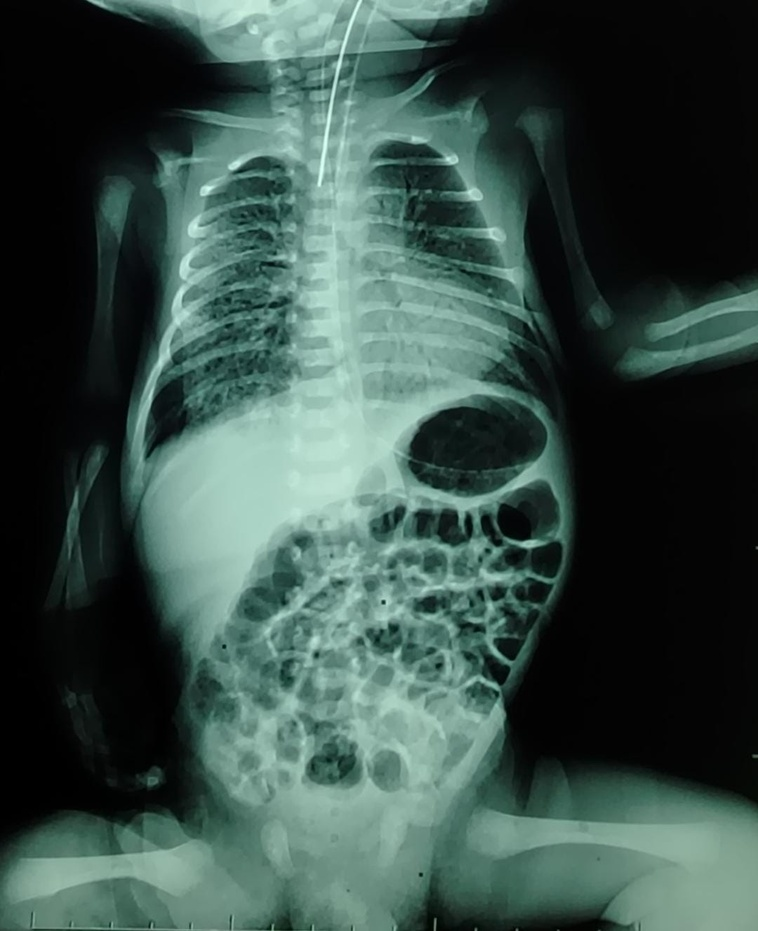
#> input picture Python/IMAGENO/RXNeonato.jpeg, 758 x 931 px, shrunk from 1080 x 1327 before the run
$ python -i filtros.py   (imports and definitions only)
#> lines starting #> are read from the running program, lines starting #| are printed output that depends on the picture
### Python/IMAGENO/promp/utils.py
# promp/utils.py
import numpy as np
import matplotlib.pyplot as plt

def to_float01(im):
    """Convierte cualquier imagen a float en rango 0..1."""
    im = np.asarray(im, dtype=float)
    lo, hi = im.min(), im.max()
    if hi > lo:
        im = (im - lo) / (hi - lo)
    else:
        im = im - lo
    return im

# [9 lines left out: function mostrar_gray, not called in this run]

### Python/IMAGENO/promp/filtros.py
# promp/filtros.py
import numpy as np
import matplotlib.pyplot as plt
import scipy.ndimage as ndi
from .utils import to_float01

def aplicar_filtros_suavizado(im):
    imf = to_float01(im)
    w = np.ones((3, 3)) / 9.0
    im_media = ndi.convolve(imf, w)
    im_mediana = ndi.median_filter(imf, size=5)
    im_gauss = ndi.gaussian_filter(imf, sigma=1.0)
    return im_media, im_mediana, im_gauss

def aplicar_filtros_sobre_imagen(im, mostrar=True):
    imf = to_float01(im)
    im_gauss = ndi.gaussian_filter(imf, sigma=1)
    w = np.ones((3, 3)) / 9.0
    im_prom = ndi.convolve(imf, w)
    im_unsharp = imf + 1.2 * (imf - im_gauss)
    sobel_x = ndi.sobel(imf, axis=0)
    sobel_y = ndi.sobel(imf, axis=1)
    im_sobel = np.hypot(sobel_x, sobel_y)
    im_lap = ndi.laplace(imf)

    if mostrar:
        plt.figure(figsize=(10, 8))
        imgs = [
            (imf, "Original"),
            (im_gauss, "Gauss"),
            (im_prom, "Promedio"),
            (im_unsharp, "Unsharp"),
            (im_sobel, "Sobel"),
            (im_lap, "Laplaciano"),
        ]
        for i, (imx, title) in enumerate(imgs, start=1):
            plt.subplot(2, 3, i)
            plt.imshow(imx, cmap="gray")
            plt.title(title)
            plt.axis("off")
        plt.tight_layout()
        plt.show()

    return im_gauss, im_prom, im_unsharp, im_sobel, im_lap

>>> import cv2
>>> picture = cv2.imread('../RXNeonato.jpeg', cv2.IMREAD_GRAYSCALE)
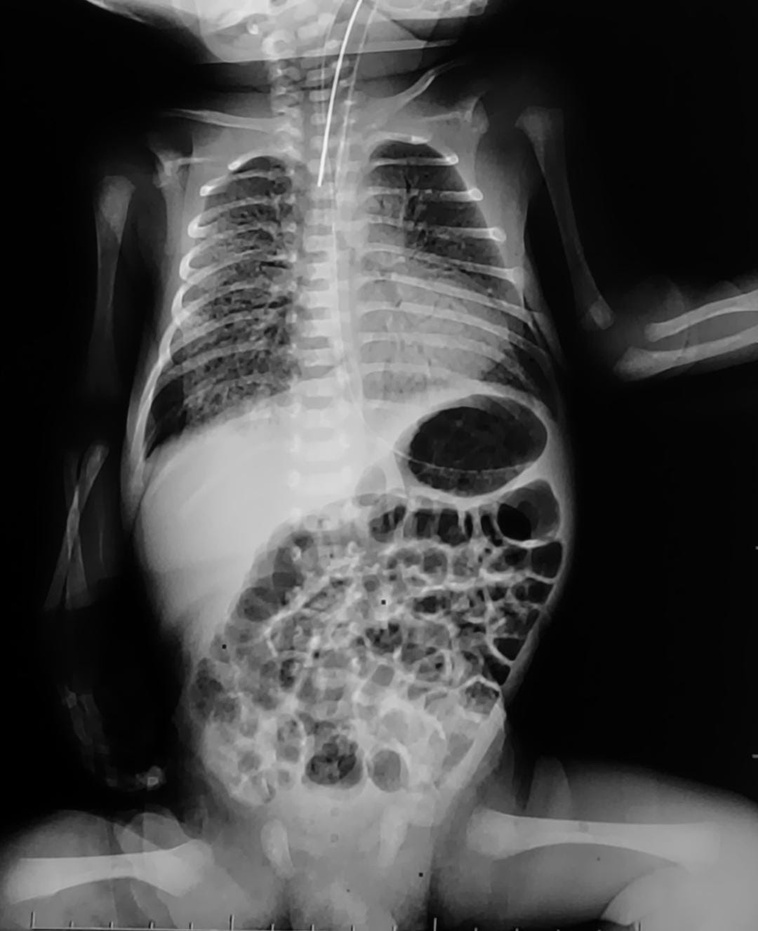
#> picture: shape (931, 758); min 0, max 244, mean 70.6
>>> result = aplicar_filtros_sobre_imagen(picture)
#> in to_float01, `lo, hi = im.min(), im.max()`: lo = 0; hi = 244
#> in aplicar_filtros_sobre_imagen, `sobel_x = ndi.sobel(imf, axis=0)`:
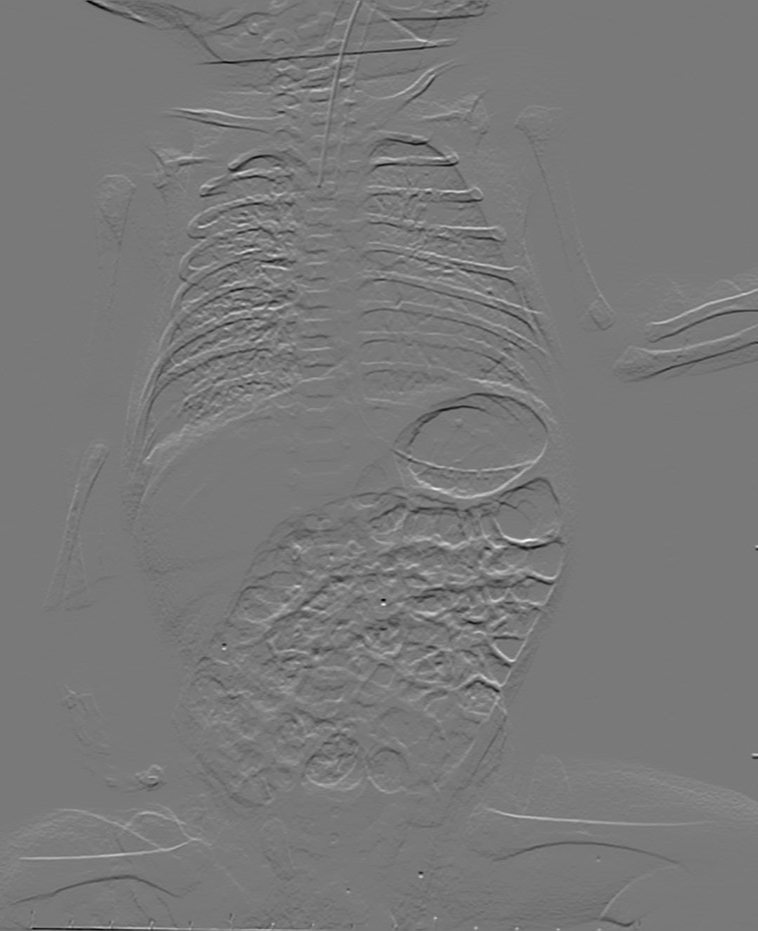
#> sobel_x: shape (931, 758) float64; min -1.86, max 2.04, mean -0.000592; drawn with min black and max white
#> in aplicar_filtros_sobre_imagen, `sobel_y = ndi.sobel(imf, axis=1)`:
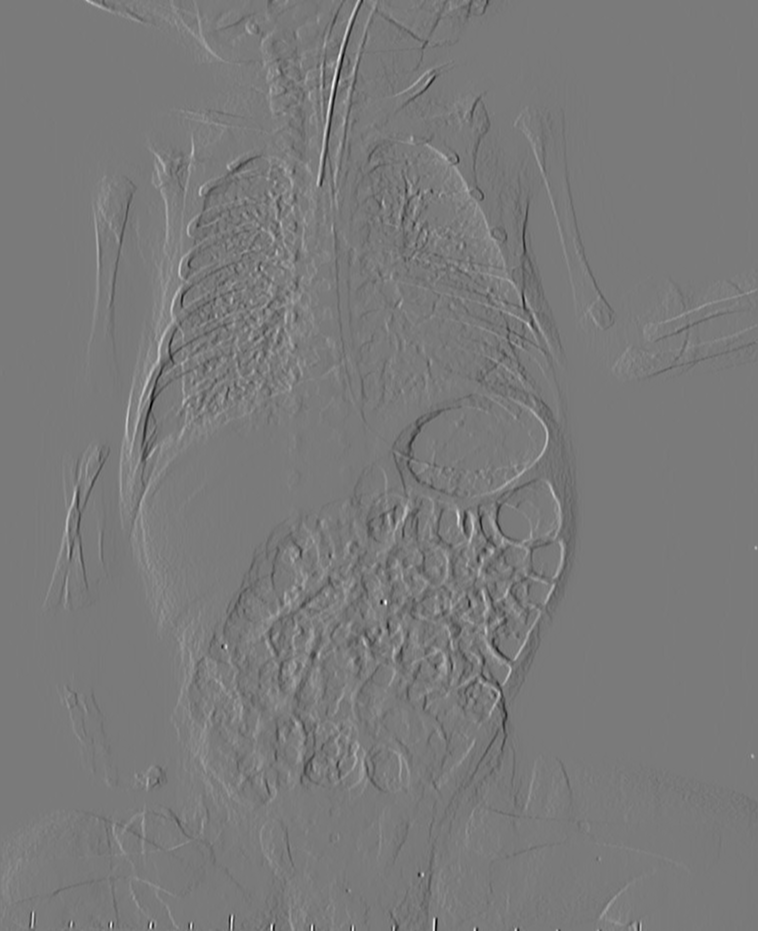
#> sobel_y: shape (931, 758) float64; min -2.06, max 2.23, mean 0.00109; drawn with min black and max white
#> in aplicar_filtros_sobre_imagen, `im_sobel = np.hypot(sobel_x, sobel_y)`:
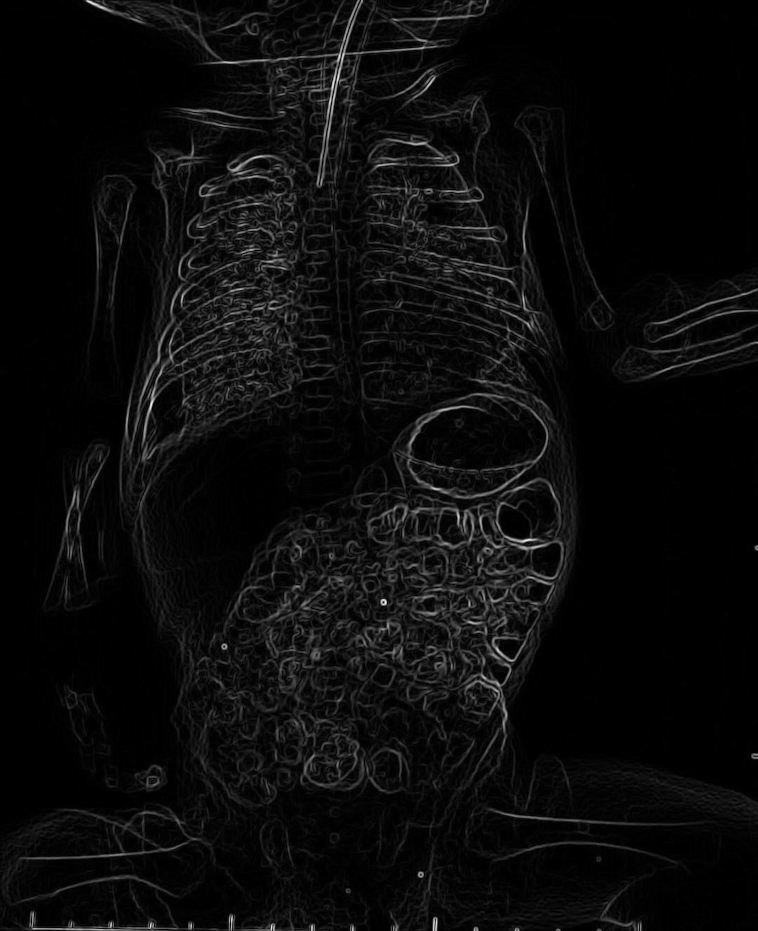
#> im_sobel: shape (931, 758) float64; min 0, max 2.23, mean 0.102; drawn with min black and max white
#> in aplicar_filtros_sobre_imagen, `im_lap = ndi.laplace(imf)`:
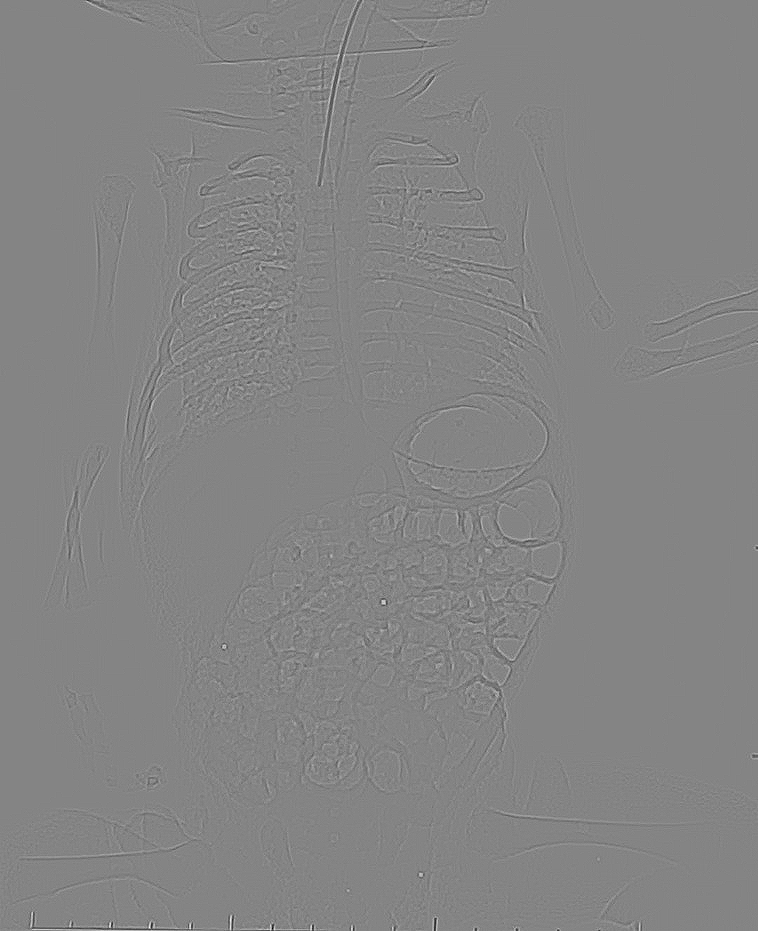
#> im_lap: shape (931, 758) float64; min -0.545, max 0.504, mean -1.49e-19; drawn with min black and max white
#> the loop in aplicar_filtros_sobre_imagen, `for i, (imx, title) in enumerate(imgs, start=1):` made 6 passes
#> title on passes 1 to 6: 'Original', 'Gauss', 'Promedio', 'Unsharp', 'Sobel', 'Laplaciano'
#> result = 5 items

$ run again, on Python/IMAGENO/RXTorax.jpeg
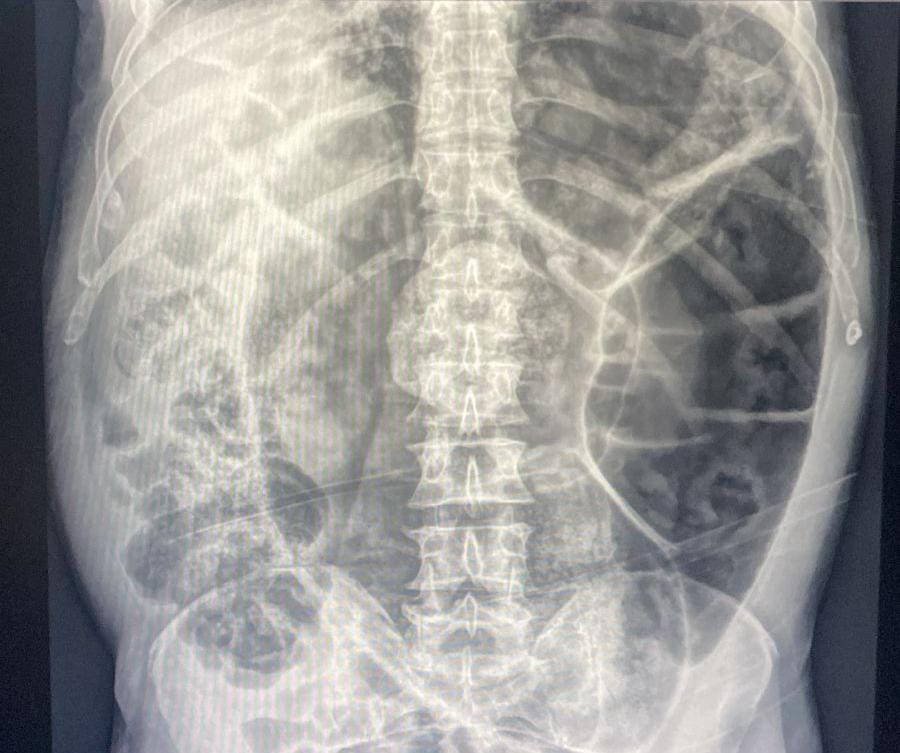
#> input picture Python/IMAGENO/RXTorax.jpeg, 900 x 753 px
#> lo = 0; hi = 255
#> in aplicar_filtros_sobre_imagen, `im_sobel = np.hypot(sobel_x, sobel_y)`:
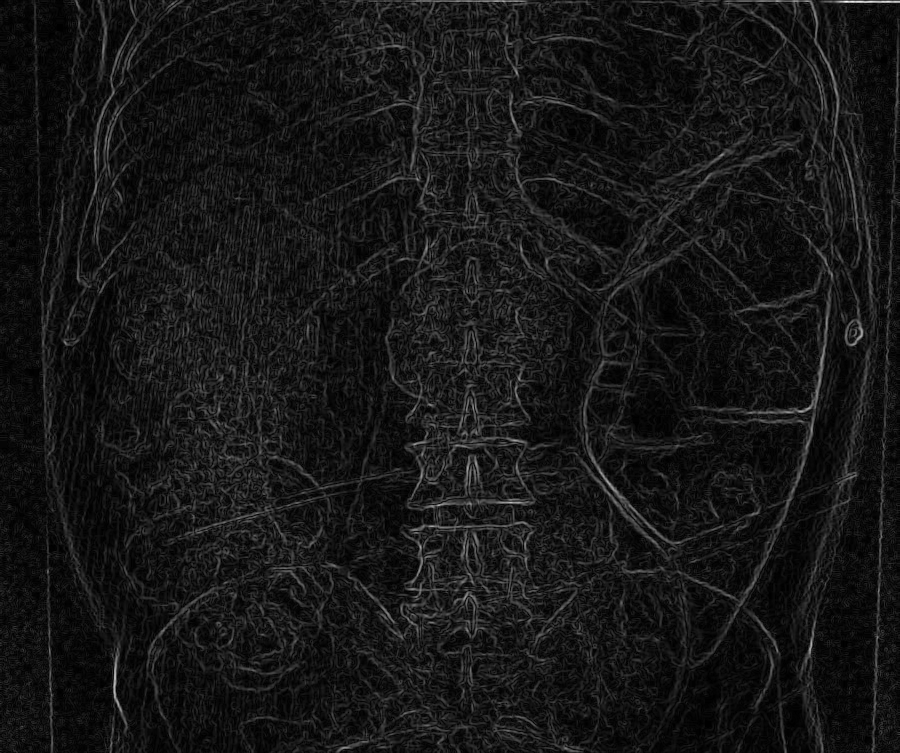
#> im_sobel: shape (753, 900) float64; min 0, max 1.46, mean 0.13; drawn with min black and max white
#> in aplicar_filtros_sobre_imagen, `im_lap = ndi.laplace(imf)`:
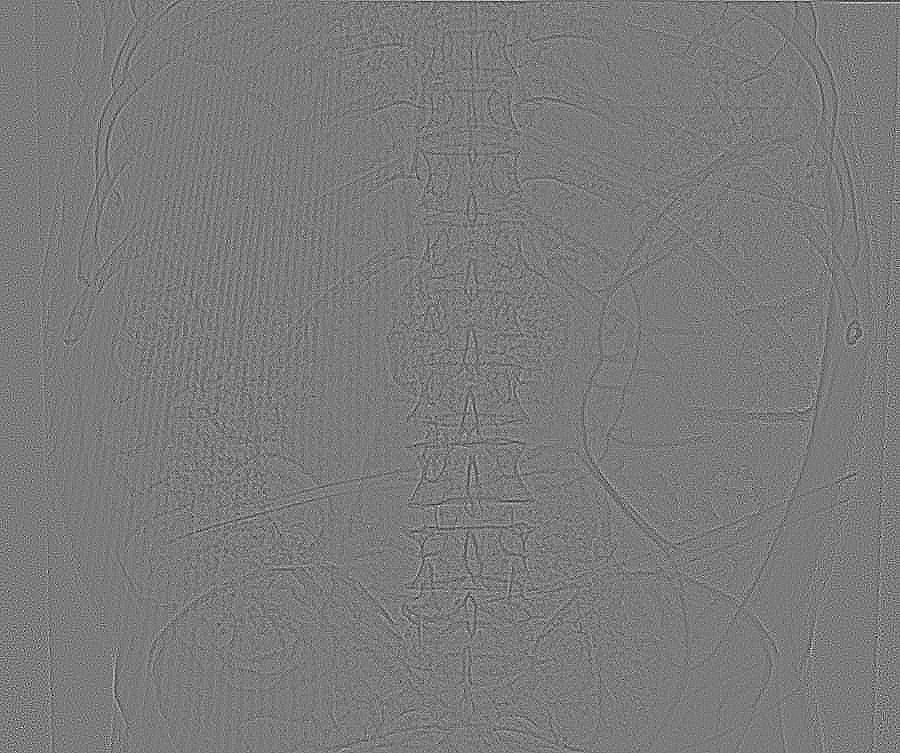
#> im_lap: shape (753, 900) float64; min -0.251, max 0.267, mean -1.04e-18; drawn with min black and max white
#> the loop in aplicar_filtros_sobre_imagen, `for i, (imx, title) in enumerate(imgs, start=1):` made 6 passes
#> title on passes 1 to 6: 'Original', 'Gauss', 'Promedio', 'Unsharp', 'Sobel', 'Laplaciano'
#> result = 5 items

$ run again, on Python/IMAGENO/RxMano.jpeg
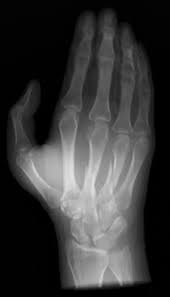
#> input picture Python/IMAGENO/RxMano.jpeg, 170 x 297 px
#> picture is the input picture: shape (297, 170); min 0, max 229, mean 55.9
#> lo = 0; hi = 229
#> in aplicar_filtros_sobre_imagen, `im_sobel = np.hypot(sobel_x, sobel_y)`:
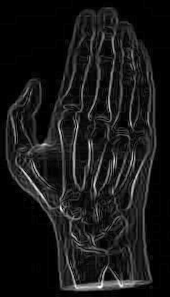
#> im_sobel: shape (297, 170) float64; min 0, max 1.35, mean 0.126; drawn with min black and max white
#> in aplicar_filtros_sobre_imagen, `im_lap = ndi.laplace(imf)`:
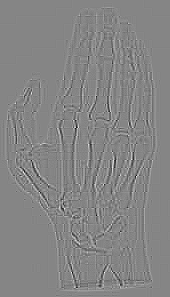
#> im_lap: shape (297, 170) float64; min -0.341, max 0.31, mean -4.66e-19; drawn with min black and max white
#> the loop in aplicar_filtros_sobre_imagen, `for i, (imx, title) in enumerate(imgs, start=1):` made 6 passes
#> title on passes 1 to 6: 'Original', 'Gauss', 'Promedio', 'Unsharp', 'Sobel', 'Laplaciano'
#> result = 5 items

$ run again, on Python/IMAGENO/RXPie.jpg
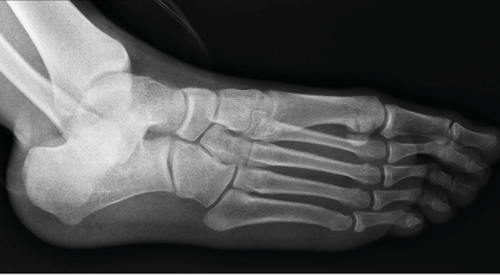
#> input picture Python/IMAGENO/RXPie.jpg, 500 x 275 px
#> lo = 0; hi = 247
#> in aplicar_filtros_sobre_imagen, `im_sobel = np.hypot(sobel_x, sobel_y)`:
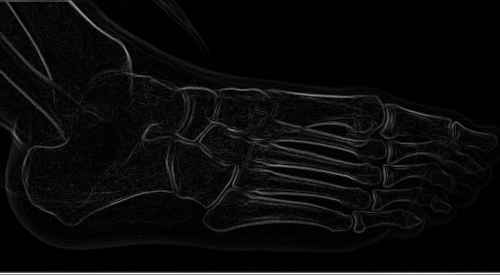
#> im_sobel: shape (275, 500) float64; min 0, max 3.54, mean 0.153; drawn with min black and max white
#> in aplicar_filtros_sobre_imagen, `im_lap = ndi.laplace(imf)`:
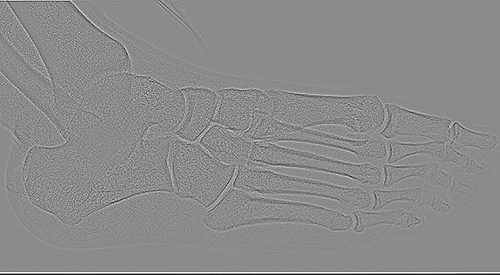
#> im_lap: shape (275, 500) float64; min -0.583, max 0.486, mean -1.33e-18; drawn with min black and max white
#> the loop in aplicar_filtros_sobre_imagen, `for i, (imx, title) in enumerate(imgs, start=1):` made 6 passes
#> title on passes 1 to 6: 'Original', 'Gauss', 'Promedio', 'Unsharp', 'Sobel', 'Laplaciano'
#> result = 5 items
